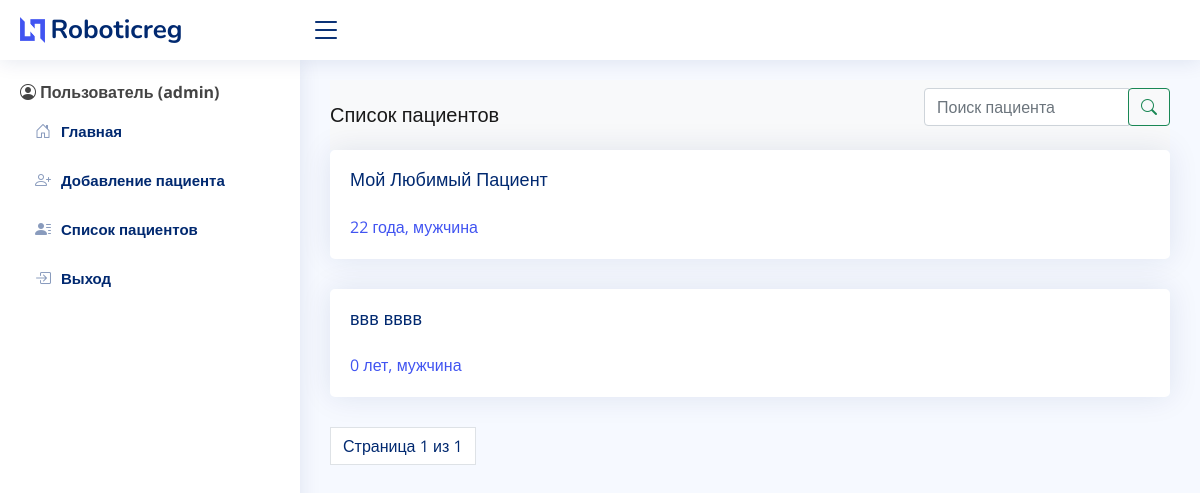
Page /pacient/all (signed in) on the earlier database version.
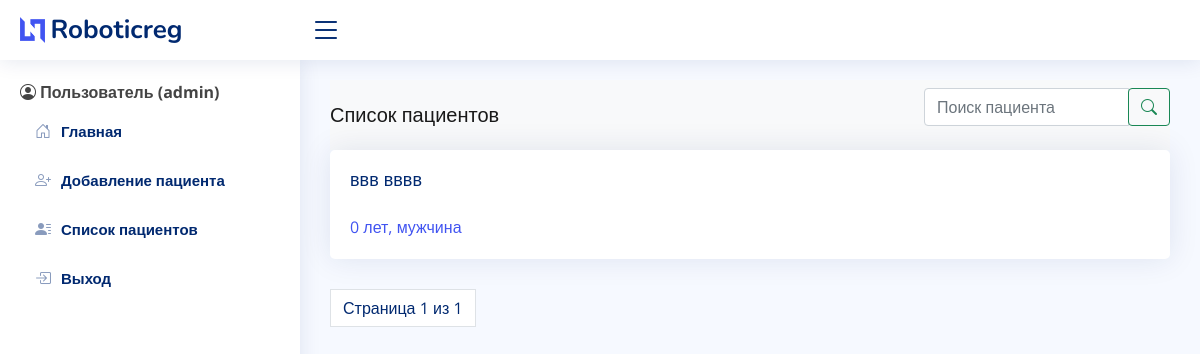
Same page on the later database version.
### medical/models.py (models this page shows)
class Pacient(models.Model):
    GENDER_CHOICES = (
        ("м","Мужчина"),
        ("ж","Женщина"),
    )
    pacient_id = models.AutoField(primary_key=True)
    name = models.CharField(max_length=20)
    surname = models.CharField(max_length=20)
    date_birth = models.DateField()
    gender = models.CharField(max_length=20, choices=GENDER_CHOICES, default=" ")
    def get_id(self):
        return int(self.pacient_id)
    def get_current_age(self):
        import datetime
        age = datetime.datetime.now().year - int(self.date_birth.year)
        count = age % 100
        if count >= 5 and count <= 20:
            age_string = str(age) + ' лет'
        else:
            count = count % 10
            if count == 1:
                age_string = str(age) + ' год'
            elif count >= 2 and count <= 4:
                age_string = str(age) + ' года'
            else:
                age_string = str(age) + ' лет'
        return age_string
    def __str__(self):
        return f"{self.name} {self.surname}"

### medical/views.py (the view)
# urls.py: path("pacient/all", views.show_all_pacients, name="show_all"),
@login_required
def show_all_pacients(request):
    object_list = Pacient.objects.all()
    paginator = Paginator(object_list, 4)
    page = request.GET.get('page')
    try:
        pacients = paginator.page(page)
    except PageNotAnInteger:
        pacients = paginator.page(1)
    except EmptyPage:
        pacients = paginator.page(paginator.num_pages)
    return render(request, "pacient_list.html",
                  {'page': page,
                   'pacients': pacients})

### medical/templates/pacient_list.html
{% extends "base.html" %}
{% block content %}
<nav class="navbar navbar-light bg-light justify-content-between">
  <a class="navbar-brand">Список пациентов</a>
  <form method="GET" action = "{% url "search" %}" class="form-inline">
    <div class="input-group mb-3">
      <input class="form-control mr-sm-2" type="search" name="search" placeholder="Поиск пациента" aria-label="Search">
      <div class="input-group-append">
        <button class="btn btn-outline-success my-2 my-sm-0" type="submit"><i class="bi bi-search"></i></button>
      </div>
    </div>
  </form>
</nav>
{% if not pacients %}
  <p class="card-text"><b>Пациентов пока что нет! <a href="{% url "add" %}">Добавить нового пациента</a></b></p>
{% else %}
  {% for pacient in pacients %}
    <a href="/pacient/{{pacient.get_id}}">
        <div class="card">
            <div class="card-body">
            <h5 class="card-title">{{pacient}}</h5>
            <p class="card-text">{{pacient.get_current_age}}, {% if pacient.gender == "м" %} мужчина {% else %} женщина {% endif %}</p>
            </div>
        </div>
    </a>
  {% endfor %}
  {% include "pagination.html" with page=pacients %}
{% endif %}
{% endblock %}

### medical/templates/base.html (shortened to what this page needs)
<!DOCTYPE html>
<html lang="ru">
  {% load static %}
  <head>
    <link href="{% static "vendor/bootstrap/css/bootstrap.min.css" %}" rel="stylesheet">
    <link href="{% static "vendor/bootstrap-icons/bootstrap-icons.css" %}" rel="stylesheet">
    <link href="{% static "vendor/boxicons/css/boxicons.min.css" %}" rel="stylesheet">
    <link href="{% static "vendor/quill/quill.snow.css" %}" rel="stylesheet">
    <link href="{% static "vendor/quill/quill.bubble.css" %}" rel="stylesheet">
    <link href="{% static "vendor/remixicon/remixicon.css" %}" rel="stylesheet">
    <link href="{% static "vendor/simple-datatables/style.css" %}" rel="stylesheet">
    <link href="{% static "css/style.css" %}" rel="stylesheet">
  </head>
  <body>
    <header id="header" class="header fixed-top d-flex align-items-center">
      <div class="d-flex align-items-center justify-content-between">
        <a href="{% url "home" %}" class="logo d-flex align-items-center">
          <img src="{% static "img/logo.png" %}" alt="">
          <span class="d-none d-lg-block">Roboticreg</span>
        </a>
        <i class="bi bi-list toggle-sidebar-btn"></i>
      </div>
    </header>
    <aside id="sidebar" class="sidebar">
      <ul class="sidebar-nav" id="sidebar-nav">
        <li class="nav-item">
          {% if user.is_authenticated %}
            <i class="bi bi-person-circle"></i>
            <span><b>Пользователь {{ user.first_name }} ({{ user.username }})</b></span>
        </li>
      </ul>
      <ul class="sidebar-nav" id="sidebar-nav">
        <li class="nav-item">
          <a class="nav-link collapsed" href="{% url "home" %}">
            <i class="bi bi-house-door"></i>
            <span>Главная</span>
          </a>
        </li>
      </ul>
      <ul class="sidebar-nav" id="sidebar-nav">
        <li class="nav-item">
          <a class="nav-link collapsed" href="{% url "add" %}">
            <i class="bi bi-person-plus"></i>
            <span>Добавление пациента</span>
          </a>
        </li>
      </ul>
      <ul class="sidebar-nav" id="sidebar-nav">
        <li class="nav-item">
          <a class="nav-link collapsed" href="{% url "show_all" %}">
            <i class="bi bi-person-lines-fill"></i>
            <span> Список пациентов </span>
          </a>
        </li>
      </ul>
      <ul class="sidebar-nav" id="sidebar-nav">
        <li class="nav-item">
          <a class="nav-link collapsed" href="{% url "logout" %}">
            <i class="bi bi-box-arrow-in-right"></i>
            <span>Выход</span>
          </a>
        </li>
      </ul>
      {% endif %}
    </aside>
    <main id="main" class="main">
    {% block content %}
    {% endblock %}
  </body>
</html>

### medical/templates/pagination.html (shortened to what this page needs)
<div class="pagination">
        <span class="page-link">
            <font color="#012970">Страница {{ page.number }} из {{ page.paginator.num_pages }}</font>
        </span>
</div>

### medical/static/css/style.css (style rules this page uses)
:root { scroll-behavior: smooth; }
body { font-family: "Open Sans", sans-serif; background: #f6f9ff; color: #444444; }
a { color: #4154f1; text-decoration: none; }
h1, h2, h3, h4, h5, h6 { font-family: "Nunito", sans-serif; }
#main { margin-top: 60px; padding: 20px 30px; transition: all 0.3s; }
.card { margin-bottom: 30px; border: none; border-radius: 5px; box-shadow: 0px 0 30px rgba(1, 41, 112, 0.1); }
.card-title { padding: 20px 0 15px 0; font-size: 18px; font-weight: 500; color: #012970; font-family: "Poppins", sans-serif; }
.card-body { padding: 0 20px 20px 20px; }
.logo { line-height: 1; }
@media (min-width: 1200px) { .logo { width: 280px; } }
.logo img { max-height: 26px; margin-right: 6px; }
.logo span { font-size: 26px; font-weight: 700; color: #012970; font-family: "Nunito", sans-serif; }
.header { transition: all 0.5s; z-index: 997; height: 60px; box-shadow: 0px 2px 20px rgba(1, 41, 112, 0.1); background-color: #fff; padding-left: 20px; }
.header .toggle-sidebar-btn { font-size: 32px; padding-left: 10px; cursor: pointer; color: #012970; }
.sidebar { position: fixed; top: 60px; left: 0; bottom: 0; width: 300px; z-index: 996; transition: all 0.3s; padding: 20px; overflow-y: auto; scrollbar-width: thin; scrollbar-color: #aab7cf transparent; box-shadow: 0px 0px 20px rgba(1, 41, 112, 0.1); background-color: #fff; }
@media (min-width: 1200px) { #main, #footer { margin-left: 300px; } }
.sidebar-nav { padding: 0; margin: 0; list-style: none; }
.sidebar-nav li { padding: 0; margin: 0; list-style: none; }
.sidebar-nav .nav-item { margin-bottom: 5px; }
.sidebar-nav .nav-link { display: flex; align-items: center; font-size: 15px; font-weight: 600; color: #4154f1; transition: 0.3; background: #f6f9ff; padding: 10px 15px; border-radius: 4px; }
.sidebar-nav .nav-link i { font-size: 16px; margin-right: 10px; color: #4154f1; }
.sidebar-nav .nav-link.collapsed { color: #012970; background: #fff; }
.sidebar-nav .nav-link.collapsed i { color: #899bbd; }

Differences in the rows shown:
removed Pacient: name+surname "Мой Любимый Пациент", get_current_age "22 года", gender "мужчина"
